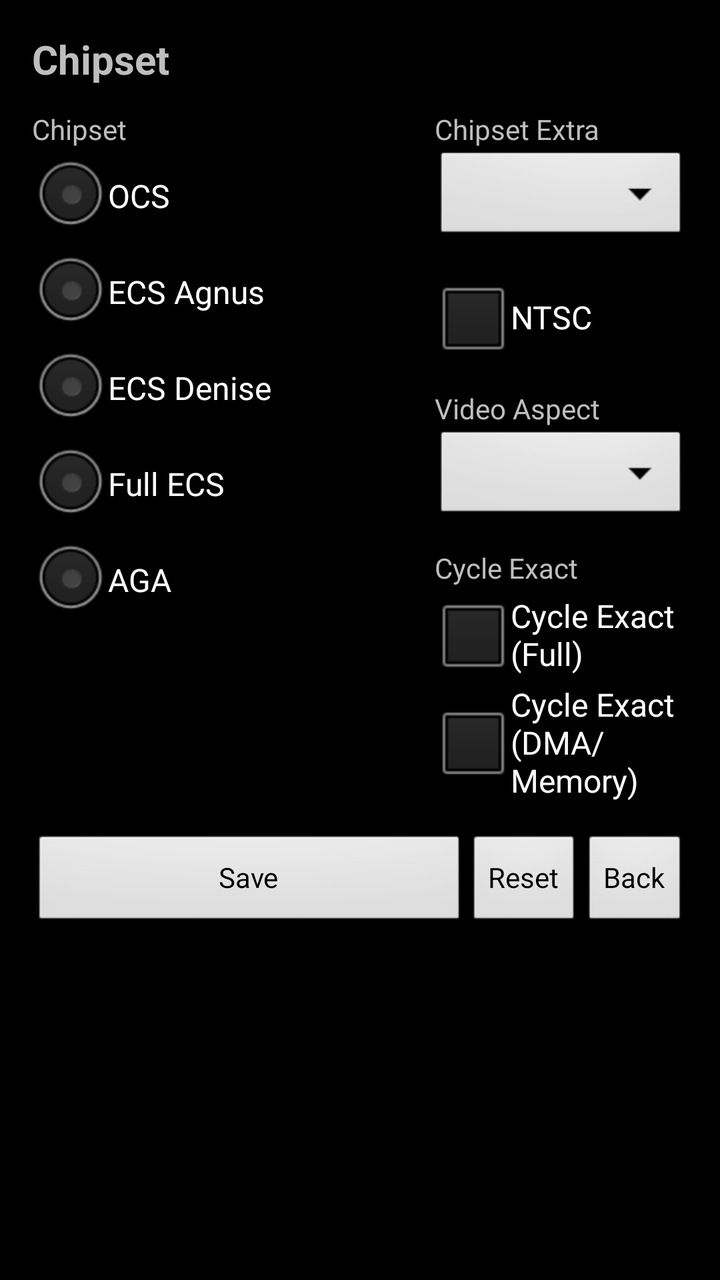
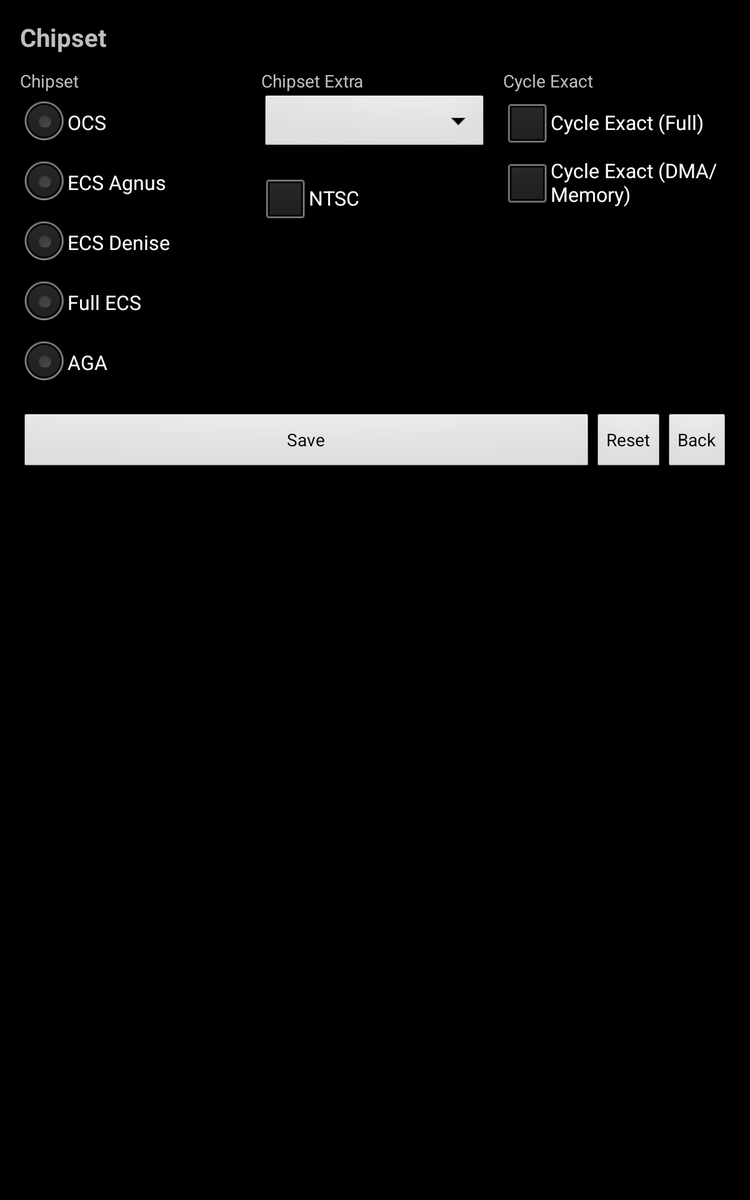

An Android layout and its configuration variant, each rendered on a device that would load it. The default file and the variant file are quoted in full after the pictures.
<!-- AndroidManifest.xml: activity theme AppTheme.Fullscreen -->
<!-- res/layout/activity_chipset_options.xml -->
<?xml version="1.0" encoding="utf-8"?>
<ScrollView xmlns:android="http://schemas.android.com/apk/res/android"
    android:layout_width="match_parent"
    android:layout_height="match_parent">

    <LinearLayout
        android:layout_width="match_parent"
        android:layout_height="wrap_content"
        android:orientation="vertical"
        android:padding="16dp">

        <TextView
            android:layout_width="match_parent"
            android:layout_height="wrap_content"
            android:text="Chipset"
            android:textSize="20sp"
            android:textStyle="bold" />

        <LinearLayout
            android:layout_width="match_parent"
            android:layout_height="wrap_content"
            android:layout_marginTop="12dp"
            android:orientation="horizontal">

            <LinearLayout
                android:layout_width="0dp"
                android:layout_height="wrap_content"
                android:layout_weight="1.2"
                android:orientation="vertical"
                android:layout_marginEnd="12dp">

                <TextView
                    android:layout_width="match_parent"
                    android:layout_height="wrap_content"
                    android:text="Chipset" />

                <RadioGroup
                    android:id="@+id/radioChipset"
                    android:layout_width="match_parent"
                    android:layout_height="wrap_content">

                    <RadioButton
                        android:id="@+id/radioChipsetOcs"
                        android:layout_width="match_parent"
                        android:layout_height="wrap_content"
                        android:text="OCS" />

                    <RadioButton
                        android:id="@+id/radioChipsetEcsAgnus"
                        android:layout_width="match_parent"
                        android:layout_height="wrap_content"
                        android:text="ECS Agnus" />

                    <RadioButton
                        android:id="@+id/radioChipsetEcsDenise"
                        android:layout_width="match_parent"
                        android:layout_height="wrap_content"
                        android:text="ECS Denise" />

                    <RadioButton
                        android:id="@+id/radioChipsetFullEcs"
                        android:layout_width="match_parent"
                        android:layout_height="wrap_content"
                        android:text="Full ECS" />

                    <RadioButton
                        android:id="@+id/radioChipsetAga"
                        android:layout_width="match_parent"
                        android:layout_height="wrap_content"
                        android:text="AGA" />
                </RadioGroup>

            </LinearLayout>

            <LinearLayout
                android:layout_width="0dp"
                android:layout_height="wrap_content"
                android:layout_weight="0.8"
                android:orientation="vertical">

                <TextView
                    android:layout_width="match_parent"
                    android:layout_height="wrap_content"
                    android:text="Chipset Extra" />

                <Spinner
                    android:id="@+id/spinnerChipsetCompatible"
                    android:layout_width="match_parent"
                    android:layout_height="wrap_content" />

                <CheckBox
                    android:id="@+id/chkNtsc"
                    android:layout_width="match_parent"
                    android:layout_height="wrap_content"
                    android:layout_marginTop="12dp"
                    android:text="NTSC" />

                <TextView
                    android:layout_width="match_parent"
                    android:layout_height="wrap_content"
                    android:layout_marginTop="12dp"
                    android:text="Video Aspect" />

                <Spinner
                    android:id="@+id/spinnerVideoAspect"
                    android:layout_width="match_parent"
                    android:layout_height="wrap_content" />

                <TextView
                    android:layout_width="match_parent"
                    android:layout_height="wrap_content"
                    android:layout_marginTop="12dp"
                    android:text="Cycle Exact" />

                <CheckBox
                    android:id="@+id/chkCycleExactFull"
                    android:layout_width="match_parent"
                    android:layout_height="wrap_content"
                    android:text="Cycle Exact (Full)" />

                <CheckBox
                    android:id="@+id/chkCycleExactMemory"
                    android:layout_width="match_parent"
                    android:layout_height="wrap_content"
                    android:text="Cycle Exact (DMA/Memory)" />

            </LinearLayout>

        </LinearLayout>

        <LinearLayout
            android:layout_width="match_parent"
            android:layout_height="wrap_content"
            android:layout_marginTop="16dp"
            android:orientation="horizontal">

            <Button
                android:id="@+id/btnChipsetSave"
                android:layout_width="0dp"
                android:layout_height="wrap_content"
                android:layout_weight="1"
                android:text="Save" />

            <Button
                android:id="@+id/btnChipsetReset"
                android:layout_width="wrap_content"
                android:layout_height="wrap_content"
                android:text="Reset" />

            <Button
                android:id="@+id/btnChipsetBack"
                android:layout_width="wrap_content"
                android:layout_height="wrap_content"
                android:text="Back" />
        </LinearLayout>

    </LinearLayout>
</ScrollView>
<!-- resources referenced by this layout -->
<resources>
  <!-- from res/values-v29/ -->
  <style name="AppTheme.Fullscreen" parent="@android:style/Theme.NoTitleBar.Fullscreen">
          <item name="android:windowLayoutInDisplayCutoutMode">shortEdges</item>
          <item name="android:enforceNavigationBarContrast">false</item>
          <item name="android:enforceStatusBarContrast">false</item>
      </style>
</resources>
<!-- res/layout-sw600dp/activity_chipset_options.xml (the repository's variant of the layout above) -->
<!-- drawn on a 7-inch tablet held upright -->
<?xml version="1.0" encoding="utf-8"?>
<ScrollView xmlns:android="http://schemas.android.com/apk/res/android"
    android:layout_width="match_parent"
    android:layout_height="match_parent">

    <LinearLayout
        android:layout_width="match_parent"
        android:layout_height="wrap_content"
        android:orientation="vertical"
        android:padding="16dp">

        <TextView
            android:layout_width="match_parent"
            android:layout_height="wrap_content"
            android:text="Chipset"
            android:textSize="20sp"
            android:textStyle="bold" />

        <LinearLayout
            android:layout_width="match_parent"
            android:layout_height="wrap_content"
            android:layout_marginTop="12dp"
            android:orientation="horizontal">

            <LinearLayout
                android:layout_width="0dp"
                android:layout_height="wrap_content"
                android:layout_weight="1"
                android:orientation="vertical"
                android:layout_marginEnd="12dp">

                <TextView
                    android:layout_width="match_parent"
                    android:layout_height="wrap_content"
                    android:text="Chipset" />

                <RadioGroup
                    android:id="@+id/radioChipset"
                    android:layout_width="match_parent"
                    android:layout_height="wrap_content">

                    <RadioButton
                        android:id="@+id/radioChipsetOcs"
                        android:layout_width="match_parent"
                        android:layout_height="wrap_content"
                        android:text="OCS" />

                    <RadioButton
                        android:id="@+id/radioChipsetEcsAgnus"
                        android:layout_width="match_parent"
                        android:layout_height="wrap_content"
                        android:text="ECS Agnus" />

                    <RadioButton
                        android:id="@+id/radioChipsetEcsDenise"
                        android:layout_width="match_parent"
                        android:layout_height="wrap_content"
                        android:text="ECS Denise" />

                    <RadioButton
                        android:id="@+id/radioChipsetFullEcs"
                        android:layout_width="match_parent"
                        android:layout_height="wrap_content"
                        android:text="Full ECS" />

                    <RadioButton
                        android:id="@+id/radioChipsetAga"
                        android:layout_width="match_parent"
                        android:layout_height="wrap_content"
                        android:text="AGA" />
                </RadioGroup>

            </LinearLayout>

            <LinearLayout
                android:layout_width="0dp"
                android:layout_height="wrap_content"
                android:layout_weight="1"
                android:orientation="vertical"
                android:layout_marginEnd="12dp">

                <TextView
                    android:layout_width="match_parent"
                    android:layout_height="wrap_content"
                    android:text="Chipset Extra" />

                <Spinner
                    android:id="@+id/spinnerChipsetCompatible"
                    android:layout_width="match_parent"
                    android:layout_height="wrap_content" />

                <CheckBox
                    android:id="@+id/chkNtsc"
                    android:layout_width="match_parent"
                    android:layout_height="wrap_content"
                    android:layout_marginTop="12dp"
                    android:text="NTSC" />

            </LinearLayout>

            <LinearLayout
                android:layout_width="0dp"
                android:layout_height="wrap_content"
                android:layout_weight="1"
                android:orientation="vertical">

                <TextView
                    android:layout_width="match_parent"
                    android:layout_height="wrap_content"
                    android:text="Cycle Exact" />

                <CheckBox
                    android:id="@+id/chkCycleExactFull"
                    android:layout_width="match_parent"
                    android:layout_height="wrap_content"
                    android:text="Cycle Exact (Full)" />

                <CheckBox
                    android:id="@+id/chkCycleExactMemory"
                    android:layout_width="match_parent"
                    android:layout_height="wrap_content"
                    android:text="Cycle Exact (DMA/Memory)" />

            </LinearLayout>

        </LinearLayout>

        <LinearLayout
            android:layout_width="match_parent"
            android:layout_height="wrap_content"
            android:layout_marginTop="16dp"
            android:orientation="horizontal">

            <Button
                android:id="@+id/btnChipsetSave"
                android:layout_width="0dp"
                android:layout_height="wrap_content"
                android:layout_weight="1"
                android:text="Save" />

            <Button
                android:id="@+id/btnChipsetReset"
                android:layout_width="wrap_content"
                android:layout_height="wrap_content"
                android:text="Reset" />

            <Button
                android:id="@+id/btnChipsetBack"
                android:layout_width="wrap_content"
                android:layout_height="wrap_content"
                android:text="Back" />
        </LinearLayout>

    </LinearLayout>
</ScrollView>
